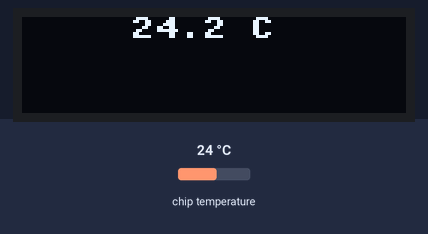
Recording of a program running on a simulated Raspberry Pi Pico running MicroPython. Parts: 128×32 one-colour display. The test bench sets the inputs (shaded band); at power-on: chip temperature 24 °C. Library files of the repository ran but are not shown: ssd1306.py.

Above: at 1.2 s.
1.3 s: chip temperature set to 1 °C
At 11.0 s:
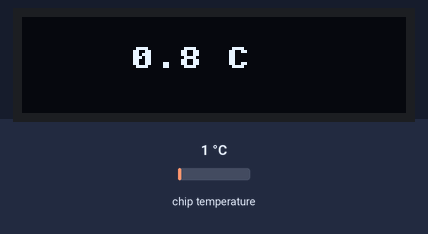
11.5 s: chip temperature set to 11 °C
At 21.2 s:
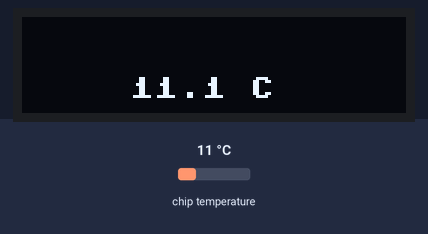
21.5 s: chip temperature set to 22 °C
At 30.8 s:
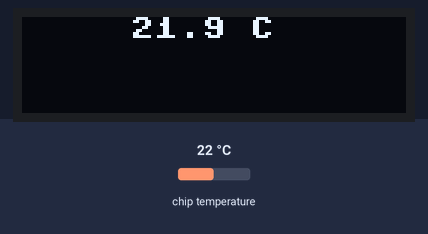
Timing chart, 0 to 32.3 s (numbered marks = the images above; inputs shaded):
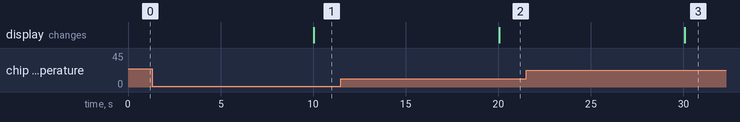

The program:

main.py
```python
from machine import Pin, I2C, ADC
from ssd1306 import SSD1306_I2C
import utime

# OLED SETTINGS
i2c = I2C(0, sda=Pin(0), scl=Pin(1), freq=400000)
# PUT HERE THE SIZE OF YOUR SSD1306 OLED DISPLAY (128,32)
oled = SSD1306_I2C(128, 32, i2c)

# TEMPERATURE SENSOR SETTINGS
# Analog To Digital Converter
# TEMPERATURE SENSOR ON CHANNEL 4
sensor_temp = ADC(4)

# GET THE VOLTAGE VALUE INSTEAD OF 65535
convertion_factor = 3.3 / (65535)


def show_temps(position):
    reading = sensor_temp.read_u16() * convertion_factor
    # CONVERT VOLTAGE VALUES TO DEGREE CELCIUS
    # (EACH SENSOR HAS ITS OWN CONVERTION EQUATION)
    temperature = (27 - (reading - 0.706) / 0.001721)
    # ADD * 0.2 IF USED WITH LED SCREEN
    # position can be 0-20 int
    oled.fill(0)
    oled.text(str(round(temperature, 1)) + " C", 36, position)
    oled.show()
    utime.sleep(10)


while True:
    show_temps(0)
    show_temps(10)
    show_temps(20)
```

Measured:
- after the input at 1.3 s, the display: changes after 8.7 s (image 1)
- after the input at 11.5 s, the display: changes after 8.6 s (image 2)
- after the input at 21.5 s, the display: changes after 8.6 s (image 3)
